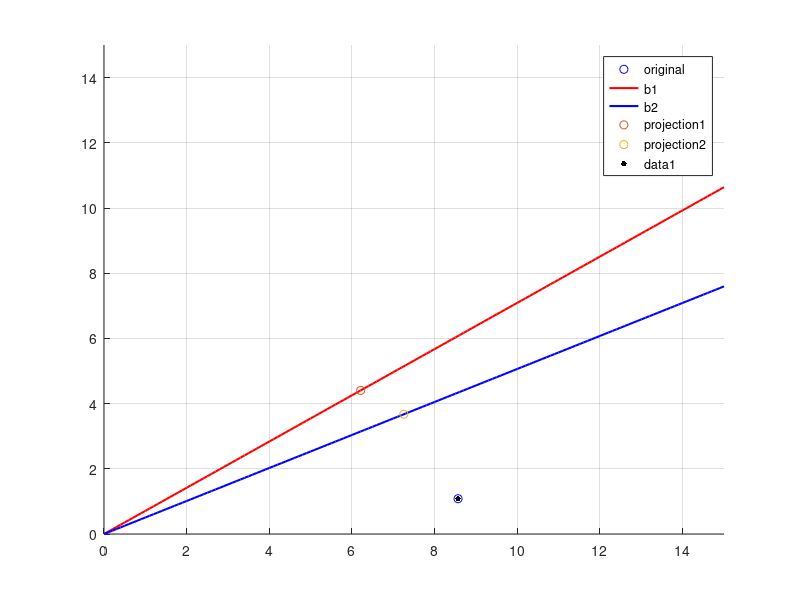

Write MATLAB code to recreate this figure.
% 2차원에서 점을 직선에 투사하고 복원 %
clear; clc; close all;

p=0:0.1:15;             % 2차원 좌표 만들기

the1=rand*pi/2;         % the1 설정
the2=rand*pi/2;         % the2 설정

b1=sin(the1)/cos(the1); % 직선의 기울기
b2=sin(the2)/cos(the2); % 직선의 기울기

x=10*rand;              % random x 설정
y=10*rand;              % random y 설정

scatter(x,y,'b');       % original (x,y)좌표 찍어보기
% return
grid on                 % grid 설정
axis([0 15 0 15])       % 보고 싶은 그래프 범위 설정
hold on
plot(p,p*b1,'r','Linewidth',1.5)        % b1벡터의 직선 그리기 
hold on
plot(p,p*b2,'b','Linewidth',1.5)        % b2벡터의 직선 그리기 

% return
c1=(x*sin(the1)-y*cos(the1));           % 투사된 점을 그리기 위한 c1벡터의 크기
c2=(x*sin(the2)-y*cos(the2));           % 투사된 점을 그리기 위한 c2벡터의 크기

b1_pro=(x^2+y^2-c1^2)^0.5;              % 투사된 점의 원점으로부터의 길이
b2_pro=(x^2+y^2-c2^2)^0.5;              % 투사된 점의 원점으로부터의 길이

hold on 
scatter(b1_pro*cos(the1),b1_pro*sin(the1));     % 투사된 점 그리기
hold on
scatter(b2_pro*cos(the2),b2_pro*sin(the2));     % 투사된 점 그리기

legend('original','b1','b2','projection1','projection2');
% return
xy=[cos(the1) sin(the1);cos(the2) sin(the2)]\[b1_pro;b2_pro];       % 다시 복원시키기
x_n=xy(1); y_n=xy(2);               % 새로운 x, y 값 대입

scatter(x_n,y_n,15,'k','filled')    % 그래프로 그려서 확인
